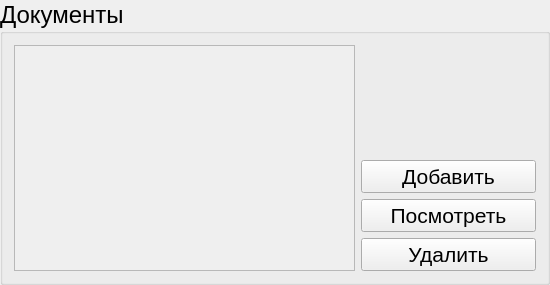
            <widget class="QGroupBox" name="groupBoxDocuments">
             <property name="sizePolicy">
              <sizepolicy hsizetype="Expanding" vsizetype="Fixed">
               <horstretch>0</horstretch>
               <verstretch>0</verstretch>
              </sizepolicy>
             </property>
             <property name="minimumSize">
              <size>
               <width>550</width>
               <height>230</height>
              </size>
             </property>
             <property name="maximumSize">
              <size>
               <width>550</width>
               <height>16777215</height>
              </size>
             </property>
             <property name="sizeIncrement">
              <size>
               <width>0</width>
               <height>400</height>
              </size>
             </property>
             <property name="font">
              <font>
               <pointsize>18</pointsize>
              </font>
             </property>
             <property name="title">
              <string>Документы</string>
             </property>
             <layout class="QHBoxLayout" name="horizontalLayout_16">
              <item>
               <layout class="QHBoxLayout" name="horizontalLayout_15">
                <item>
                 <widget class="CustomListWidget" name="Documents">
                  <property name="sizePolicy">
                   <sizepolicy hsizetype="Expanding" vsizetype="Preferred">
                    <horstretch>0</horstretch>
                    <verstretch>0</verstretch>
                   </sizepolicy>
                  </property>
                  <property name="styleSheet">
                   <string notr="true"/>
                  </property>
                  <property name="frameShape">
                   <enum>QFrame::StyledPanel</enum>
                  </property>
                  <property name="frameShadow">
                   <enum>QFrame::Sunken</enum>
                  </property>
                  <property name="verticalScrollBarPolicy">
                   <enum>Qt::ScrollBarAsNeeded</enum>
                  </property>
                  <property name="horizontalScrollBarPolicy">
                   <enum>Qt::ScrollBarAsNeeded</enum>
                  </property>
                  <property name="widgetResizable">
                   <bool>true</bool>
                  </property>
                  <property name="alignment">
                   <set>Qt::AlignJustify|Qt::AlignTop</set>
                  </property>
                 </widget>
                </item>
                <item>
                 <layout class="QVBoxLayout" name="verticalLayout_11">
                  <item>
                   <spacer name="verticalSpacer_2">
                    <property name="orientation">
                     <enum>Qt::Vertical</enum>
                    </property>
                    <property name="sizeHint" stdset="0">
                     <size>
                      <width>20</width>
                      <height>40</height>
                     </size>
                    </property>
                   </spacer>
                  </item>
                  <item>
                   <widget class="QPushButton" name="addDocument">
                    <property name="minimumSize">
                     <size>
                      <width>175</width>
                      <height>0</height>
                     </size>
                    </property>
                    <property name="maximumSize">
                     <size>
                      <width>150</width>
                      <height>16777215</height>
                     </size>
                    </property>
                    <property name="font">
                     <font>
                      <pointsize>16</pointsize>
                     </font>
                    </property>
                    <property name="focusPolicy">
                     <enum>Qt::NoFocus</enum>
                    </property>
                    <property name="text">
                     <string>Добавить</string>
                    </property>
                   </widget>
                  </item>
                  <item>
                   <widget class="QPushButton" name="viewDocument">
                    <property name="minimumSize">
                     <size>
                      <width>175</width>
                      <height>0</height>
                     </size>
                    </property>
                    <property name="maximumSize">
                     <size>
                      <width>150</width>
                      <height>16777215</height>
                     </size>
                    </property>
                    <property name="font">
                     <font>
                      <pointsize>16</pointsize>
                     </font>
                    </property>
                    <property name="focusPolicy">
                     <enum>Qt::NoFocus</enum>
                    </property>
                    <property name="text">
                     <string>Посмотреть</string>
                    </property>
                   </widget>
                  </item>
                  <item>
                   <widget class="QPushButton" name="removeDocument">
                    <property name="minimumSize">
                     <size>
                      <width>175</width>
                      <height>0</height>
                     </size>
                    </property>
                    <property name="maximumSize">
                     <size>
                      <width>150</width>
                      <height>16777215</height>
                     </size>
                    </property>
                    <property name="font">
                     <font>
                      <pointsize>16</pointsize>
                     </font>
                    </property>
                    <property name="focusPolicy">
                     <enum>Qt::NoFocus</enum>
                    </property>
                    <property name="text">
                     <string>Удалить</string>
                    </property>
                   </widget>
                  </item>
                 </layout>
                </item>
               </layout>
              </item>
             </layout>
            </widget>
